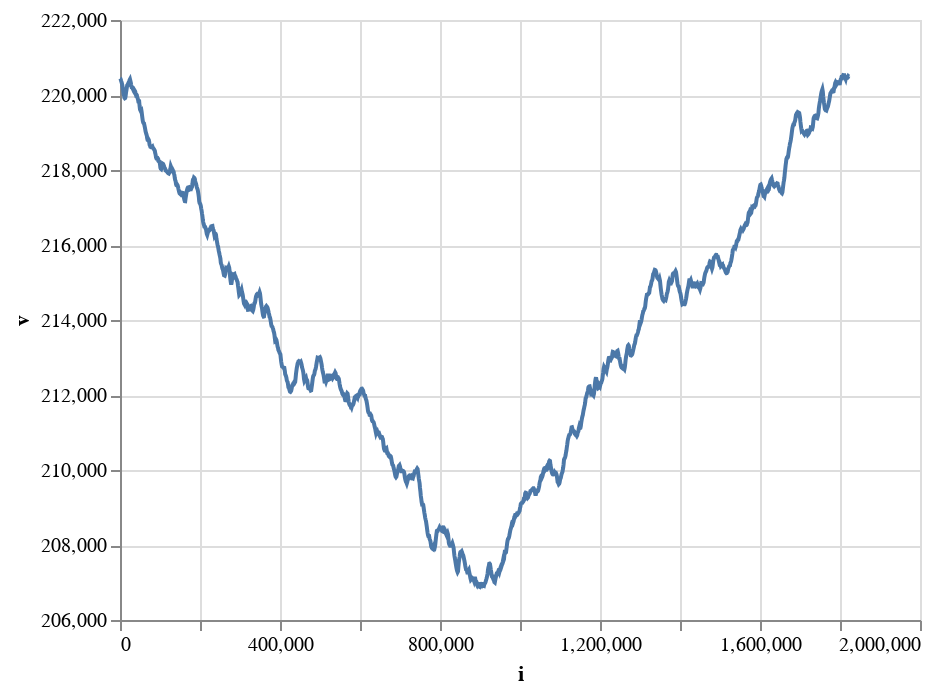

Notebook code cell kept with this figure:
### Markdown cell above
Ahora sí, vamos a ver qué ocurre con las citosinas en el genoma de la Thermotoga Petrophila. 

__¿Dónde diremos que va a estar ubicado el origen de replicación?__

### Code cell
diagrama_linea(lista_base_rapida(tp_genoma, 'C'), zero=False)

### Figure 1 — Vega-Lite specification as saved in the notebook (floating-point values rounded to 4 significant figures; data arrays with more than 128 entries replaced by an {"elided": "..."} marker saying what was removed)
{"config": {"view": {"continuousWidth": 400, "continuousHeight": 300}}, "data": {"values": {"elided": "1823 records"}}, "mark": "line", "encoding": {"x": {"type": "quantitative", "field": "i"}, "y": {"type": "quantitative", "field": "v", "scale": {"zero": false}}}, "$schema": "https://vega.github.io/schema/vega-lite/v4.8.1.json"}
